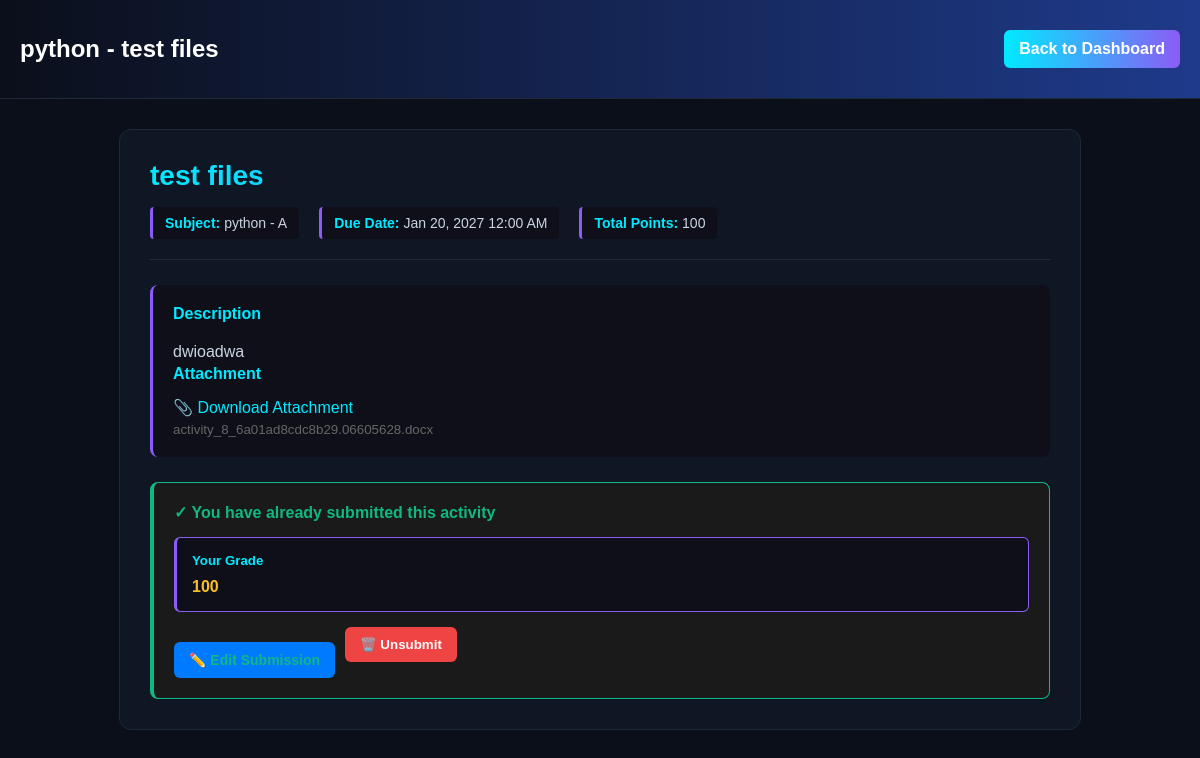
The app's page /public/pages/activity.php?activity_id=18 (signed in) with its own data.
### tables this page shows
CREATE TABLE `activities` (
  `id` int(11) NOT NULL,
  `class_id` int(11) NOT NULL,
  `name` varchar(255) NOT NULL,
  `description` text NOT NULL,
  `total_points` varchar(50) NOT NULL,
  `created_by` int(11) NOT NULL,
  `created_at` timestamp NOT NULL DEFAULT current_timestamp(),
  `due_date` date DEFAULT NULL,
  `attachment_path` varchar(500) DEFAULT NULL
);

CREATE TABLE `classes` (
  `classes_id` int(11) NOT NULL,
  `subject` varchar(100) NOT NULL,
  `section` varchar(50) NOT NULL,
  `code` varchar(50) NOT NULL,
  `user_id` int(11) DEFAULT NULL,
  `class_code` varchar(10) NOT NULL,
  `is_archived` tinyint(1) DEFAULT 0
);

CREATE TABLE `submissions` (
  `id` int(11) NOT NULL,
  `activity_id` int(11) NOT NULL,
  `student_id` int(11) NOT NULL,
  `answer` text NOT NULL,
  `attachment_path` varchar(500) DEFAULT NULL,
  `submitted_at` timestamp NOT NULL DEFAULT current_timestamp(),
  `grade` varchar(50) DEFAULT NULL,
  `graded_at` timestamp NULL DEFAULT NULL,
  `graded_by` int(11) DEFAULT NULL
);

### public/pages/activity.php (the view, shortened to what this page needs)
<?php
require_once __DIR__ . '/../../src/Helpers/_init.php';
$activity_id = $_GET['activity_id'] ?? '';
$user_id = $_SESSION['user']['id'];
$user_role = $_SESSION['user']['role'] ?? 'student';
$stmt = $conn->prepare('
    SELECT a.id, a.name, a.description, a.total_points, a.due_date, a.created_at, a.attachment_path, c.subject, c.section, c.user_id as class_owner_id
    FROM activities a
    JOIN classes c ON a.class_id = c.classes_id
    LEFT JOIN enrollments e ON c.classes_id = e.class_id AND e.user_id = ?
    WHERE a.id = ? AND (c.user_id = ? OR e.user_id = ?)
');
$stmt->bind_param('iiii', $user_id, $activity_id, $user_id, $user_id);
$stmt->execute();
$result = $stmt->get_result();
$activity = $result->fetch_assoc();
$is_faculty_creator = ($user_role === 'faculty' && $activity['class_owner_id'] == $user_id);
$submission = null;
$already_submitted = false;
if (!$is_faculty_creator) {
    $stmt = $conn->prepare('SELECT id, grade FROM submissions WHERE activity_id = ? AND student_id = ?');
    $stmt->bind_param('ii', $activity_id, $user_id);
    $stmt->execute();
    $submissionResult = $stmt->get_result();
    $submission = $submissionResult->fetch_assoc();
    $already_submitted = $submission !== null;
}
?>
<!DOCTYPE html>
<html>
<head>
    <link rel="stylesheet" href="../assets/CSS/activity.css">
</head>
<body>
    <div class="header">
        <h2><?= htmlspecialchars($activity['subject']); ?> - <?= htmlspecialchars($activity['name']); ?></h2>
        <a href="dashboard.php" class="back">Back to Dashboard</a>
    </div>
    <div class="activity-detail-container">
        <div class="activity-header">
            <h2><?= htmlspecialchars($activity['name']); ?></h2>
            <div class="activity-meta">
                <div><strong>Subject:</strong> <?= htmlspecialchars($activity['subject']); ?> - <?= htmlspecialchars($activity['section']); ?></div>
                <?php if ($activity['due_date']): ?>
                    <div><strong>Due Date:</strong> <?= date('M d, Y g:i A', strtotime($activity['due_date'])); ?></div>
                <?php endif; ?>
                <?php if ($activity['total_points']): ?>
                    <div><strong>Total Points:</strong> <?= htmlspecialchars($activity['total_points']); ?></div>
                <?php endif; ?>
            </div>
        </div>
        <div class="activity-body">
            <h4>Description</h4>
            <p><?= nl2br(htmlspecialchars($activity['description'])); ?></p>
            <?php if ($activity['attachment_path']): ?>
                <h4>Attachment</h4>
                <div class="attachment-section">
                    <a href="../<?= htmlspecialchars($activity['attachment_path']); ?>" target="_blank" class="attachment-link">
                        📎 Download Attachment
                    </a>
                    <small style="display: block; margin-top: 5px; color: #666;">
                        <?= htmlspecialchars(basename($activity['attachment_path'])); ?>
                    </small>
                </div>
            <?php endif; ?>
        </div>
        <?php if ($is_faculty_creator): ?>
            <div class="already-submitted" style="background-color: #1a1a1a; border-color: #8b5cf6; border-left-color: #8b5cf6; color: #a7f3d0;">
                <strong style="color: #8b5cf6;">ℹ️ You are the instructor for this activity</strong>
                <p>You cannot submit answers to your own activity. <a href="class_activities.php?class_id=<?= $_GET['class_id'] ?? ''; ?>" style="color: #8b5cf6;">View submissions</a></p>
                <div style="margin-top: 15px;">
                    <a href="edit_activity.php?activity_id=<?= $activity_id; ?>" class="edit-btn" style="background-color: #10b981;">✏️ Edit Activity</a>
                </div>
            </div>
        <?php elseif ($already_submitted): ?>
            <div class="already-submitted">
                <strong>✓ You have already submitted this activity</strong>
                <?php if ($submission['grade']): ?>
                    <div class="grade-section">
                        <h5>Your Grade</h5>
                        <p><?= htmlspecialchars($submission['grade']); ?></p>
                    </div>
                <?php endif; ?>
                <div style="margin-top: 15px; display: flex; gap: 10px;">
                    <a href="edit_activity.php?activity_id=<?= $activity_id; ?>" class="edit-btn">✏️ Edit Submission</a>
                    <form action="../api/delete_submission.php" method="POST" style="display:inline;" onsubmit="return confirm('Are you sure you want to unsubmit? You will be able to submit again.');">
                        <button type="submit" class="delete-btn" style="background-color: #ef4444; color: white; padding: 10px 15px; border-radius: 6px; border: none; cursor: pointer; font-weight: bold; transition: all 0.3s ease;">🗑️ Unsubmit</button>
                    </form>
                </div>
            </div>
        <?php endif; ?>
    </div>
</body>
</html>

### public/assets/CSS/activity.css (style rules this page uses)
body { margin: 0; font-family: Arial, sans-serif; background: #0b0f1a; color: white; }
a { color: #00eaff; text-decoration: none; }
.header { display: flex; justify-content: space-between; align-items: center; padding: 15px 20px; background: linear-gradient(90deg, #0b0f1a, #1e3a8a); border-bottom: 1px solid #1f2937; }
.activity-detail-container { max-width: 900px; margin: 30px auto; padding: 30px; background: rgba(17, 24, 39, 0.8); border: 1px solid #1f2937; border-radius: 12px; }
.activity-header { border-bottom: 1px solid #2a2a3e; padding-bottom: 20px; margin-bottom: 25px; }
.activity-header h2 { margin: 0 0 15px 0; color: #00eaff; font-size: 28px; background: linear-gradient(90deg, #00eaff, #8b5cf6); -webkit-background-clip: text; -webkit-text-fill-color: transparent; }
.activity-meta { display: flex; gap: 20px; font-size: 14px; color: #cbd5e1; flex-wrap: wrap; }
.activity-meta div { padding: 8px 12px; background: #0f0f1a; border-radius: 4px; border-left: 3px solid #8b5cf6; }
.activity-meta strong { color: #00eaff; }
.activity-body { margin: 25px 0; padding: 20px; background: #0f0f1a; border-radius: 8px; border-left: 3px solid #8b5cf6; }
.activity-body h4 { color: #00eaff; margin: 0 0 15px 0; font-size: 16px; }
.activity-body p { color: #cbd5e1; line-height: 1.7; margin: 0; white-space: pre-wrap; word-break: break-word; }
.back { display: inline-block; padding: 10px 15px; border: none; border-radius: 6px; cursor: pointer; font-weight: bold; transition: all 0.3s ease; text-decoration: none; text-align: center; box-sizing: border-box; background: linear-gradient(90deg, #00eaff, #8b5cf6); color: white; }
.already-submitted { background-color: #1a1a1a; border: 1px solid #10b981; color: #a7f3d0; padding: 20px; border-radius: 8px; margin-top: 25px; border-left: 4px solid #10b981; }
.already-submitted strong { color: #10b981; font-size: 16px; display: block; margin-bottom: 10px; }
.already-submitted p { color: #cbd5e1; margin: 8px 0; }
.already-submitted a { color: #10b981; font-weight: bold; }
.grade-section { background-color: #0f0f1a; border: 1px solid #8b5cf6; color: #cbd5e1; padding: 15px; border-radius: 6px; margin-top: 15px; border-left: 3px solid #8b5cf6; }
.grade-section h5 { margin: 0 0 10px 0; color: #00eaff; }
.grade-section p { margin: 0; color: #fbbf24; font-weight: bold; font-size: 16px; }
.edit-btn { display: inline-block; background-color: #007bff; color: white; padding: 10px 15px; border-radius: 6px; text-decoration: none; font-weight: bold; margin-top: 15px; transition: all 0.3s ease; cursor: pointer; border: none; font-size: 14px; }

### records on screen
activities: class.subject "python", name "test files", class.section "A", due_date "Jan 20, 2027 12:00 AM", total_points "100", description "dwioadwa", attachment_path "activity_8_6a01ad8cdc8b29.06605628.docx"
submissions: grade "100"
